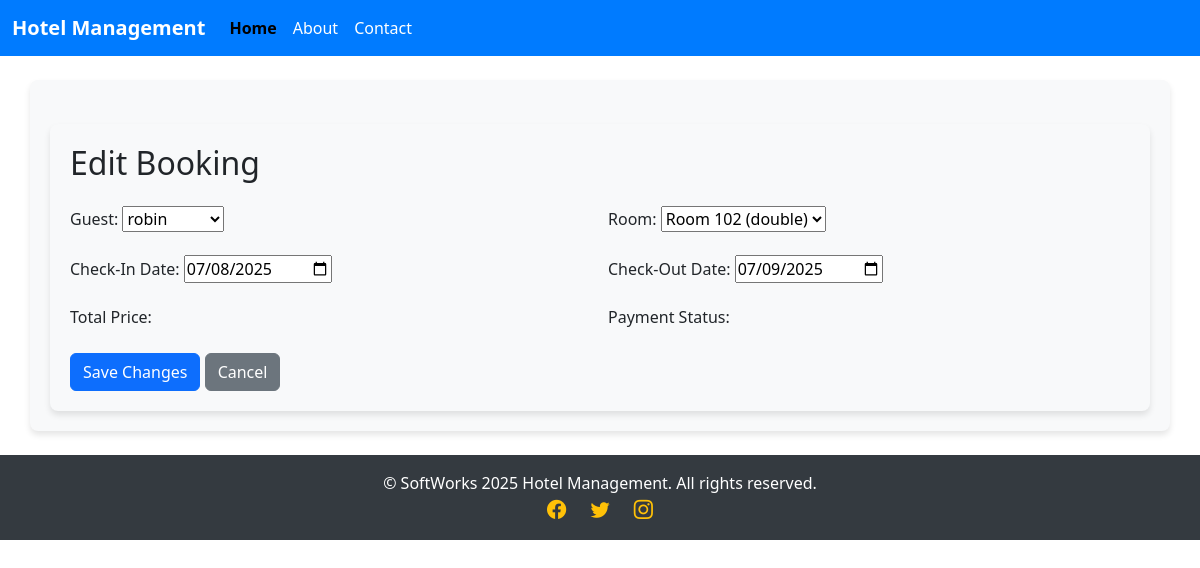
Page /bookings/28/edit/ (signed in) on the committed database.
### hotel/models.py (models this page shows, shortened)
class Booking(models.Model):
    PAYMENT_STATUSES = [
        ('pending', 'Pending'),
        ('paid', 'Paid'),
        ('failed', 'Failed'),
        ('refunded', 'Refunded'),
    ]
    guest = models.ForeignKey(Guest, on_delete=models.CASCADE, related_name='bookings')
    room = models.ForeignKey(Room, on_delete=models.CASCADE, related_name='bookings')
    check_in = models.DateField()
    check_out = models.DateField()
    total_price = models.DecimalField(max_digits=10, decimal_places=2, blank=True, null=True)  # Allow blank for auto-computation
    payment_status = models.CharField(
        max_length=10,
        choices=PAYMENT_STATUSES,
        default='pending'
    )
    created_at = models.DateTimeField(auto_now_add=True)
    is_checked_in = models.BooleanField(default=False)  # Added field for check-in status

### hotel/views.py (the view)
# urls.py: path('bookings/<int:booking_id>/edit/', views.booking_edit, name='booking_edit'),
@login_required
@login_required
def booking_edit(request, booking_id):
    booking = get_object_or_404(Booking, id=booking_id)
    if request.method == 'POST':
        form = BookingForm(request.POST, instance=booking)
        if form.is_valid():
            form.save()
            manual_override = 'payment_status' in form.changed_data
            booking.update_payment_status(manual_override=manual_override)
            return redirect('booking_list')  # Redirect back to the booking list
    else:
        form = BookingForm(instance=booking)
    return render(request, 'hotel/booking_edit.html', {'form': form, 'booking': booking})

### hotel/forms.py
class BookingForm(forms.ModelForm):
    class Meta:
        model = Booking
        fields = ['guest', 'room', 'check_in', 'check_out', 'total_price', 'payment_status']
        widgets = {
            'check_in': forms.DateInput(attrs={'type': 'date', 'class': 'form-control'}),
            'check_out': forms.DateInput(attrs={'type': 'date', 'class': 'form-control'}),
        }

### hotel/models.py (called while the page is built)
    def __str__(self):
        return self.name

    def __str__(self):
        return f"Room {self.number} ({self.room_type})"

### hotel/templates/hotel/booking_edit.html (shortened to what this page needs)
{% extends 'hotel/base.html' %}
{% block content %}
<div class="container mt-4">
    <h2 class="mb-4">Edit Booking</h2>
    <form method="post" class="row g-3">
        <div class="col-md-6">
            <label for="id_guest" class="form-label">Guest:</label>
            {{ form.guest }}
        </div>
        <div class="col-md-6">
            <label for="id_room" class="form-label">Room:</label>
            {{ form.room }}
        </div>
        <div class="col-md-6">
            <label for="id_check_in" class="form-label">Check-In Date:</label>
            {{ form.check_in }}
        </div>
        <div class="col-md-6">
            <label for="id_check_out" class="form-label">Check-Out Date:</label>
            {{ form.check_out }}
        </div>
        <div class="col-md-6">
            <label for="id_total_price" class="form-label">Total Price:</label>
        </div>
        <div class="col-md-6">
            <label for="id_payment_status" class="form-label">Payment Status:</label>
        </div>
        <div class="col-12">
            <button type="submit" class="btn btn-primary">Save Changes</button>
            <a href="{% url 'booking_list' %}" class="btn btn-secondary">Cancel</a>
        </div>
    </form>
</div>
{% endblock %}

### hotel/templates/hotel/base.html (style rules this page uses)
.container { padding: 20px; background-color: #f8f9fa; border-radius: 8px; box-shadow: 0 4px 6px rgba(0, 0, 0, 0.1); }

### rows in the picture
Booking: guest "robin", room "Room 102 (double)", check_in "07/08/2025", check_out "07/09/2025"
